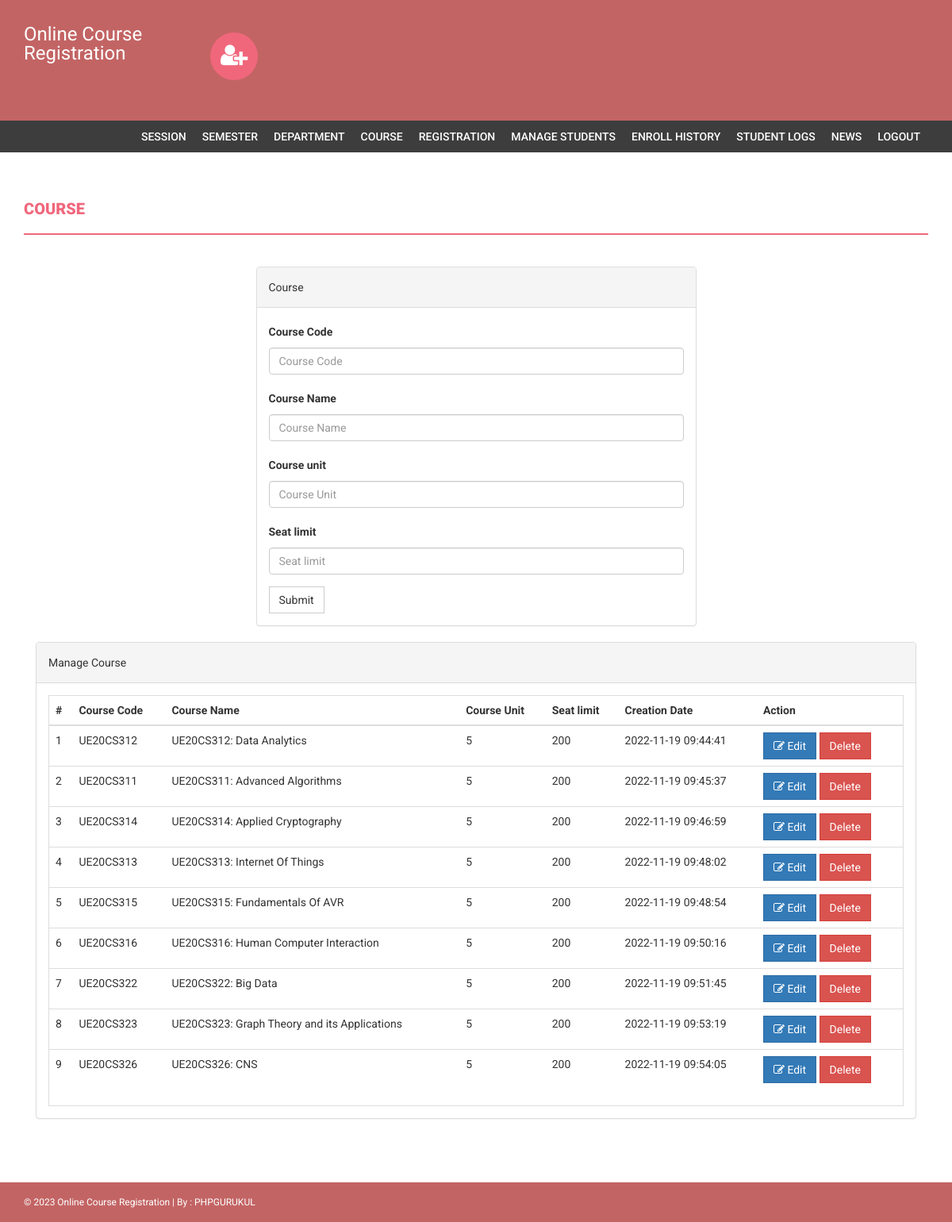
/onlinecourse/admin/course.php (signed in), run on the app's committed database.
### tables this page shows
CREATE TABLE `course` (
  `id` int(11) NOT NULL,
  `courseCode` varchar(255) DEFAULT NULL,
  `courseName` varchar(255) DEFAULT NULL,
  `courseUnit` varchar(255) DEFAULT NULL,
  `noofSeats` int(11) DEFAULT NULL,
  `creationDate` timestamp NULL DEFAULT current_timestamp(),
  `updationDate` varchar(255) DEFAULT NULL
);

### onlinecourse/admin/course.php (the view, shortened to what this page needs)
<?php
if(strlen($_SESSION['alogin'])==0)
    {
header('location:index.php');
}
else{
?>
<!DOCTYPE html>
<html xmlns="http://www.w3.org/1999/xhtml">
<head>
    <link href="../assets/css/bootstrap.css" rel="stylesheet" />
    <link href="../assets/css/font-awesome.css" rel="stylesheet" />
    <link href="../assets/css/style.css" rel="stylesheet" />
</head>
<body>
<?php include('includes/header.php');?>
<?php if($_SESSION['alogin']!="")
{
 include('includes/menubar.php');
}
 ?>
    <div class="content-wrapper">
        <div class="container">
              <div class="row">
                    <div class="col-md-12">
                        <h1 class="page-head-line">Course  </h1>
                    </div>
                </div>
                <div class="row" >
                  <div class="col-md-3"></div>
                    <div class="col-md-6">
                        <div class="panel panel-default">
                        <div class="panel-heading">
                           Course
                        </div>
                        <div class="panel-body">
                       <form name="dept" method="post">
   <div class="form-group">
    <label for="coursecode">Course Code  </label>
    <input type="text" class="form-control" id="coursecode" name="coursecode" placeholder="Course Code" required />
  </div>
 <div class="form-group">
    <label for="coursename">Course Name  </label>
    <input type="text" class="form-control" id="coursename" name="coursename" placeholder="Course Name" required />
  </div>
<div class="form-group">
    <label for="courseunit">Course unit  </label>
    <input type="text" class="form-control" id="courseunit" name="courseunit" placeholder="Course Unit" required />
  </div>
<div class="form-group">
    <label for="seatlimit">Seat limit  </label>
    <input type="text" class="form-control" id="seatlimit" name="seatlimit" placeholder="Seat limit" required />
  </div>
 <button type="submit" name="submit" class="btn btn-default">Submit</button>
</form>
                            </div>
                            </div>
                    </div>
                </div>
                <div class="col-md-12">
                    <div class="panel panel-default">
                        <div class="panel-heading">
                            Manage Course
                        </div>
                        <div class="panel-body">
                            <div class="table-responsive table-bordered">
                                <table class="table">
                                    <thead>
                                        <tr>
                                            <th>#</th>
                                            <th>Course Code</th>
                                            <th>Course Name </th>
                                            <th>Course Unit</th>
                                            <th>Seat limit</th>
                                             <th>Creation Date</th>
                                             <th>Action</th>
                                        </tr>
                                    </thead>
                                    <tbody>
<?php
$sql=mysqli_query($con,"select * from course");
$cnt=1;
while($row=mysqli_fetch_array($sql))
{
?>
                                        <tr>
                                            <td><?php echo $cnt;?></td>
                                            <td><?php echo htmlentities($row['courseCode']);?></td>
                                            <td><?php echo htmlentities($row['courseName']);?></td>
                                            <td><?php echo htmlentities($row['courseUnit']);?></td>
                                             <td><?php echo htmlentities($row['noofSeats']);?></td>
                                            <td><?php echo htmlentities($row['creationDate']);?></td>
                                            <td>
                                            <a href="edit-course.php?id=<?php echo $row['id']?>">
<button class="btn btn-primary"><i class="fa fa-edit "></i> Edit</button> </a>
  <a href="course.php?id=<?php echo $row['id']?>&del=delete" onClick="return confirm('Are you sure you want to delete?')">
                                            <button class="btn btn-danger">Delete</button>
</a>
                                            </td>
                                        </tr>
<?php
$cnt++;
} ?>
                                    </tbody>
                                </table>
                            </div>
                        </div>
                    </div>
                </div>
            </div>
        </div>
  <?php include('includes/footer.php');?>
</body>
</html>
<?php } ?>

### onlinecourse/assets/css/style.css (style rules this page uses)
body { font-family: 'Roboto', sans-serif; line-height: 30px; }
.content-wrapper { margin-top: 40px; min-height: 600px; padding-bottom: 60px; }
.page-head-line { font-weight: 900; padding-bottom: 20px; border-bottom: 2px solid #F0677C; text-transform: uppercase; color: #F0677C; font-size: 20px; margin-bottom: 40px; }
.btn { border-radius: 0px; -webkit-border-radius: 0px; -moz-border-radius: 0px; }

### data on the page
course: courseCode "UE20CS312", courseName "UE20CS312: Data Analytics", courseUnit "5", noofSeats "200", creationDate "2022-11-19 09:44:41"
course: courseCode "UE20CS311", courseName "UE20CS311: Advanced Algorithms", courseUnit "5", noofSeats "200", creationDate "2022-11-19 09:45:37"
course: courseCode "UE20CS314", courseName "UE20CS314: Applied Cryptography", courseUnit "5", noofSeats "200", creationDate "2022-11-19 09:46:59"
course: courseCode "UE20CS313", courseName "UE20CS313: Internet Of Things", courseUnit "5", noofSeats "200", creationDate "2022-11-19 09:48:02"
course: courseCode "UE20CS315", courseName "UE20CS315: Fundamentals Of AVR", courseUnit "5", noofSeats "200", creationDate "2022-11-19 09:48:54"
course: courseCode "UE20CS316", courseName "UE20CS316: Human Computer Interaction", courseUnit "5", noofSeats "200", creationDate "2022-11-19 09:50:16"
course: courseCode "UE20CS322", courseName "UE20CS322: Big Data", courseUnit "5", noofSeats "200", creationDate "2022-11-19 09:51:45"
course: courseCode "UE20CS323", courseName "UE20CS323: Graph Theory and its Applications", courseUnit "5", noofSeats "200", creationDate "2022-11-19 09:53:19"
course: courseCode "UE20CS326", courseName "UE20CS326: CNS", courseUnit "5", noofSeats "200", creationDate "2022-11-19 09:54:05"
